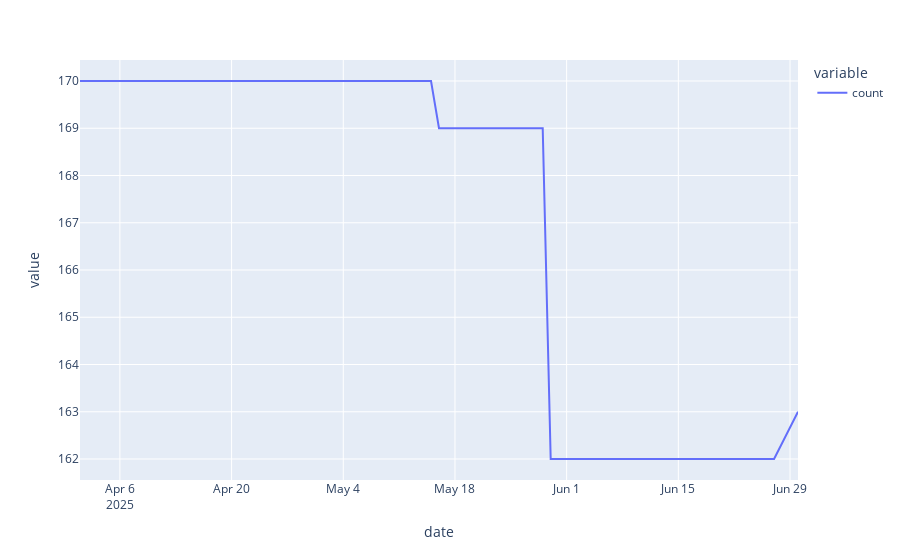

This figure's notebook cell:
### Code cell
t.value_counts('date').sort_index().plot()

### Figure 1 — Plotly figure (JSON) as saved in the notebook; plotly's stock layout.template omitted (floating-point values rounded to 4 significant figures)
{"data": [{"hovertemplate": "variable=count<br>date=%{x}<br>value=%{y}<extra></extra>", "legendgroup": "count", "line": {"color": "#636efa", "dash": "solid"}, "marker": {"symbol": "circle"}, "mode": "lines", "name": "count", "orientation": "v", "showlegend": true, "type": "scatter", "x": ["2025-04-01", "2025-04-02", "2025-04-03", "2025-04-04", "2025-04-07", "2025-04-08", "2025-04-09", "2025-04-10", "2025-04-11", "2025-04-14", "2025-04-15", "2025-04-16", "2025-04-17", "2025-04-18", "2025-04-21", "2025-04-22", "2025-04-23", "2025-04-24", "2025-04-25", "2025-04-28", "2025-04-29", "2025-04-30", "2025-05-01", "2025-05-02", "2025-05-05", "2025-05-06", "2025-05-07", "2025-05-08", "2025-05-09", "2025-05-12", "2025-05-13", "2025-05-14", "2025-05-15", "2025-05-16", "2025-05-19", "2025-05-20", "2025-05-21", "2025-05-22", "2025-05-23", "2025-05-26", "2025-05-27", "2025-05-28", "2025-05-29", "2025-05-30", "2025-06-02", "2025-06-03", "2025-06-04", "2025-06-05", "2025-06-06", "2025-06-09", "2025-06-10", "2025-06-11", "2025-06-12", "2025-06-13", "2025-06-16", "2025-06-17", "2025-06-18", "2025-06-19", "2025-06-20", "2025-06-23", "2025-06-24", "2025-06-25", "2025-06-26", "2025-06-27", "2025-06-30"], "xaxis": "x", "y": [170, 170, 170, 170, 170, 170, 170, 170, 170, 170, 170, 170, 170, 170, 170, 170, 170, 170, 170, 170, 170, 170, 170, 170, 170, 170, 170, 170, 170, 170, 170, 170, 170, 169, 169, 169, 169, 169, 169, 169, 169, 169, 169, 162, 162, 162, 162, 162, 162, 162, 162, 162, 162, 162, 162, 162, 162, 162, 162, 162, 162, 162, 162, 162, 163], "yaxis": "y"}], "layout": {"legend": {"title": {"text": "variable"}, "tracegroupgap": 0}, "margin": {"t": 60}, "xaxis": {"anchor": "y", "domain": [0, 1], "title": {"text": "date"}}, "yaxis": {"anchor": "x", "domain": [0, 1], "title": {"text": "value"}}}}
